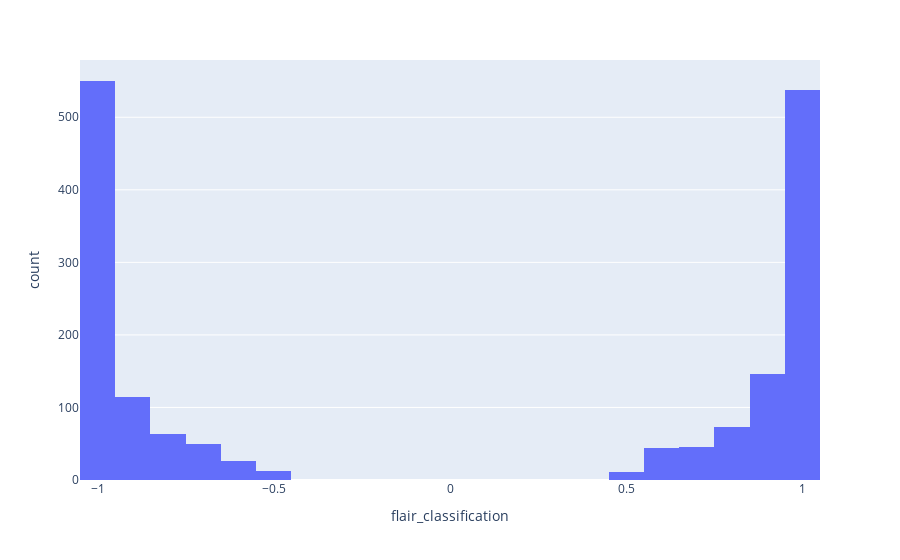

Notebook code cell kept with this figure:
### Code cell
fig = px.histogram(df_tweets, x='flair_sentiment')
fig.show()

### Figure 1 — Plotly figure (JSON) as saved in the notebook; plotly's stock layout.template omitted (floating-point values rounded to 4 significant figures; data arrays with more than 128 entries replaced by an {"elided": "..."} marker saying what was removed)
{"data": [{"alignmentgroup": "True", "bingroup": "x", "hovertemplate": "flair_classification=%{x}<br>count=%{y}<extra></extra>", "legendgroup": "", "marker": {"color": "#636efa"}, "name": "", "offsetgroup": "", "orientation": "v", "showlegend": false, "type": "histogram", "x": {"elided": "1672 float values"}, "xaxis": "x", "yaxis": "y"}], "layout": {"barmode": "relative", "legend": {"tracegroupgap": 0}, "margin": {"t": 60}, "xaxis": {"anchor": "y", "domain": [0, 1], "title": {"text": "flair_classification"}}, "yaxis": {"anchor": "x", "domain": [0, 1], "title": {"text": "count"}}}}
